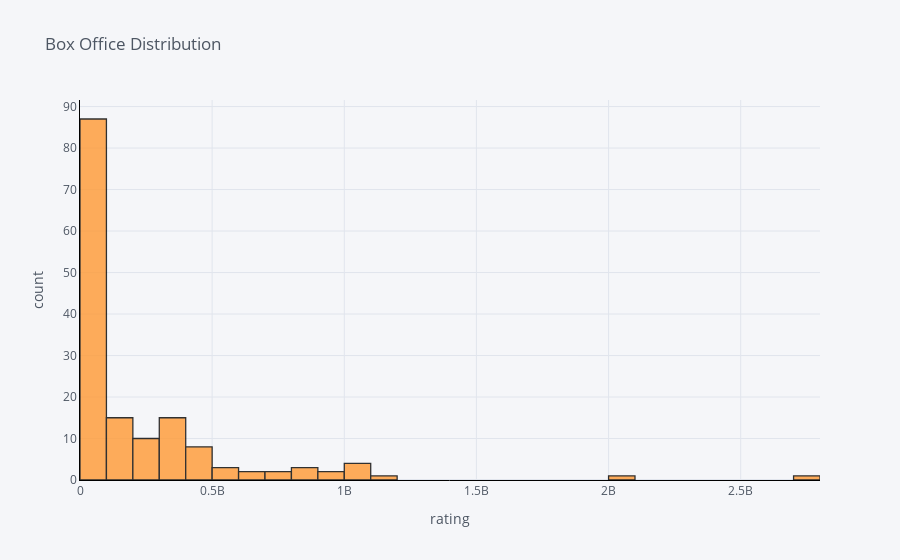

Notebook code for this chart:
### Code cell
df['Box Office'].iplot(
    kind='hist',
    xTitle='rating',
    linecolor='black',
    yTitle='count',
    title='Box Office Distribution')

### Figure 1 — Plotly figure (JSON) as saved in the notebook; plotly's stock layout.template omitted (floating-point values rounded to 4 significant figures; data arrays with more than 128 entries replaced by an {"elided": "..."} marker saying what was removed)
{"data": [{"histfunc": "count", "histnorm": "", "marker": {"color": "rgba(255, 153, 51, 1.0)", "line": {"color": "#000000", "width": 1.3}}, "name": "Box Office", "opacity": 0.8, "orientation": "v", "type": "histogram", "x": {"elided": "154 str values"}}], "layout": {"barmode": "overlay", "legend": {"bgcolor": "#F5F6F9", "font": {"color": "#4D5663"}}, "paper_bgcolor": "#F5F6F9", "plot_bgcolor": "#F5F6F9", "title": {"font": {"color": "#4D5663"}, "text": "Box Office Distribution"}, "xaxis": {"gridcolor": "#E1E5ED", "linecolor": "black", "showgrid": true, "tickfont": {"color": "#4D5663"}, "title": {"font": {"color": "#4D5663"}, "text": "rating"}, "zerolinecolor": "#E1E5ED"}, "yaxis": {"gridcolor": "#E1E5ED", "linecolor": "black", "showgrid": true, "tickfont": {"color": "#4D5663"}, "title": {"font": {"color": "#4D5663"}, "text": "count"}, "zerolinecolor": "#E1E5ED"}}}
